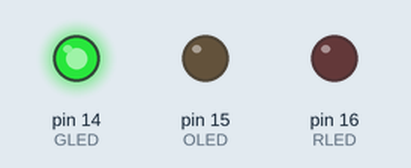
This sketch was run on a simulated Arduino Uno, built with avr-gcc and run on an emulated ATmega328P. On the bench: output pins drawn as LEDs (lit = HIGH).

Above: at 0.5 s.
At 2.5 s:
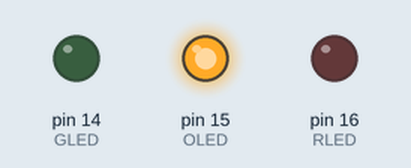
At 4.5 s:
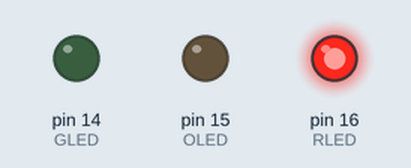
At 5.5 s:
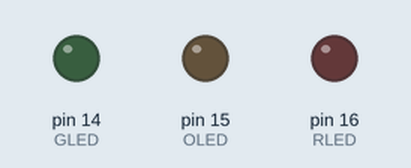
Timing chart, 0 to 7.8 s (numbered marks = the images above):
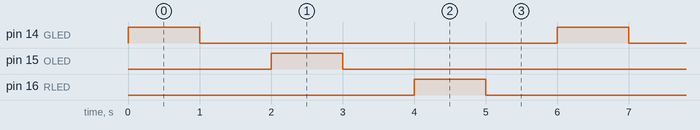

Measured:
- by itself, pin 14 (GLED), pin 15 (OLED), pin 16 (RLED): alternates HIGH for 1.0 s and LOW for 5.0 s
- by itself, everything shown: repeats every 6.0 s, in 6 steps

The sketch:

SmartRock_ECBreakout_LightTest.ino
```cpp
/*
  Basically a Blink Test for the Smart Rock to Ensure the Lights are Working.
*/

// Define LED Pins
int GLED = 14; // Green LED
int OLED = 15; // Orange LED
int RLED = 16; // Red LED

void setup() {
  // initialize the leds as outputs.
  pinMode(GLED, OUTPUT);
  pinMode(OLED, OUTPUT);
  pinMode(RLED, OUTPUT);

}

void loop() {
  digitalWrite(GLED, HIGH);   // turn the Green LED on
  delay(1000);                       // wait for a second
  digitalWrite(GLED, LOW);    // turn the Green LED off
  delay(1000);                       // wait for a second

  digitalWrite(OLED, HIGH);   // turn the Orange LED on
  delay(1000);                       // wait for a second
  digitalWrite(OLED, LOW);    // turn the Orange LED off
  delay(1000);                       // wait for a second

  digitalWrite(RLED, HIGH);   // turn the Red LED on
  delay(1000);                       // wait for a second
  digitalWrite(RLED, LOW);    // turn the Red LED off
  delay(1000);                       // wait for a second
}
```
